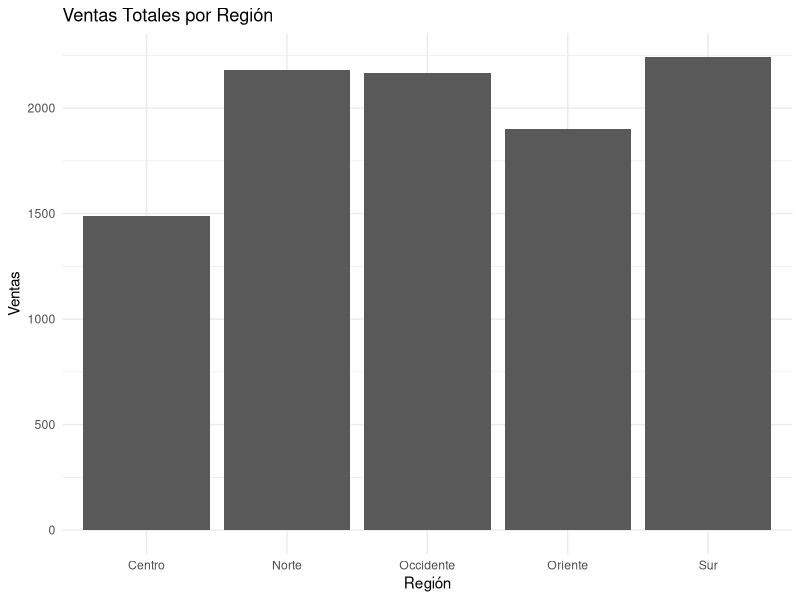
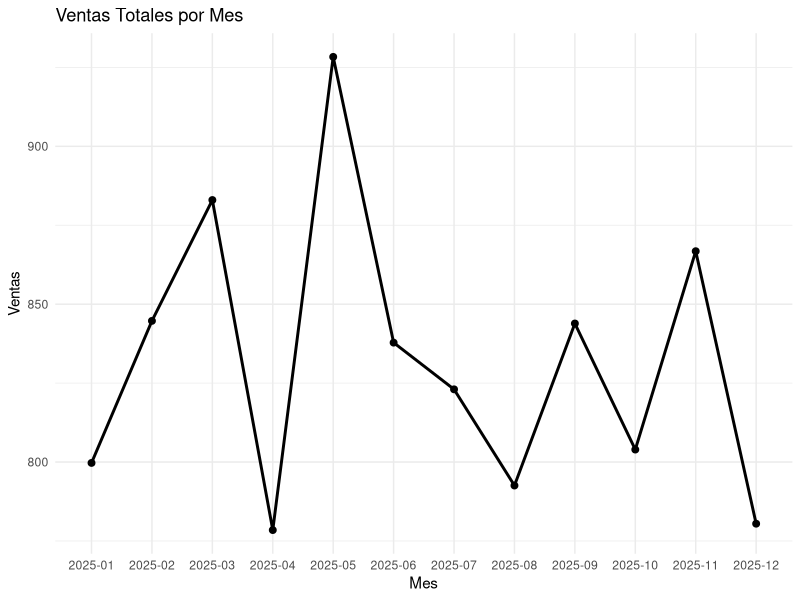

Recreate these plots in R, in order.
library(ggplot2)
library(dplyr)

# Leer el archivo CSV
ventas <- read.csv("ventas.csv")

# Crear el dashboard de barras
p1 <- ggplot(ventas, aes(x = region, y = ventas)) +
  geom_col() +
  labs(title = "Ventas Totales por Región", x = "Región", y = "Ventas") +
  theme_minimal()

# Guardar la imagen de barras
ggsave("dashboard_r_barras.png", p1, width = 8, height = 5, dpi = 300)

# Crear el dashboard de línea
ventas_por_mes <- ventas %>%
  group_by(mes) %>%
  summarise(ventas = sum(ventas), .groups = 'drop')

p2 <- ggplot(ventas_por_mes, aes(x = mes, y = ventas)) +
  geom_line(aes(group = 1), size = 1) +
  geom_point(size = 2) +
  labs(title = "Ventas Totales por Mes", x = "Mes", y = "Ventas") +
  theme_minimal()

# Guardar la imagen de línea
ggsave("dashboard_r_linea.png", p2, width = 8, height = 5, dpi = 300)
